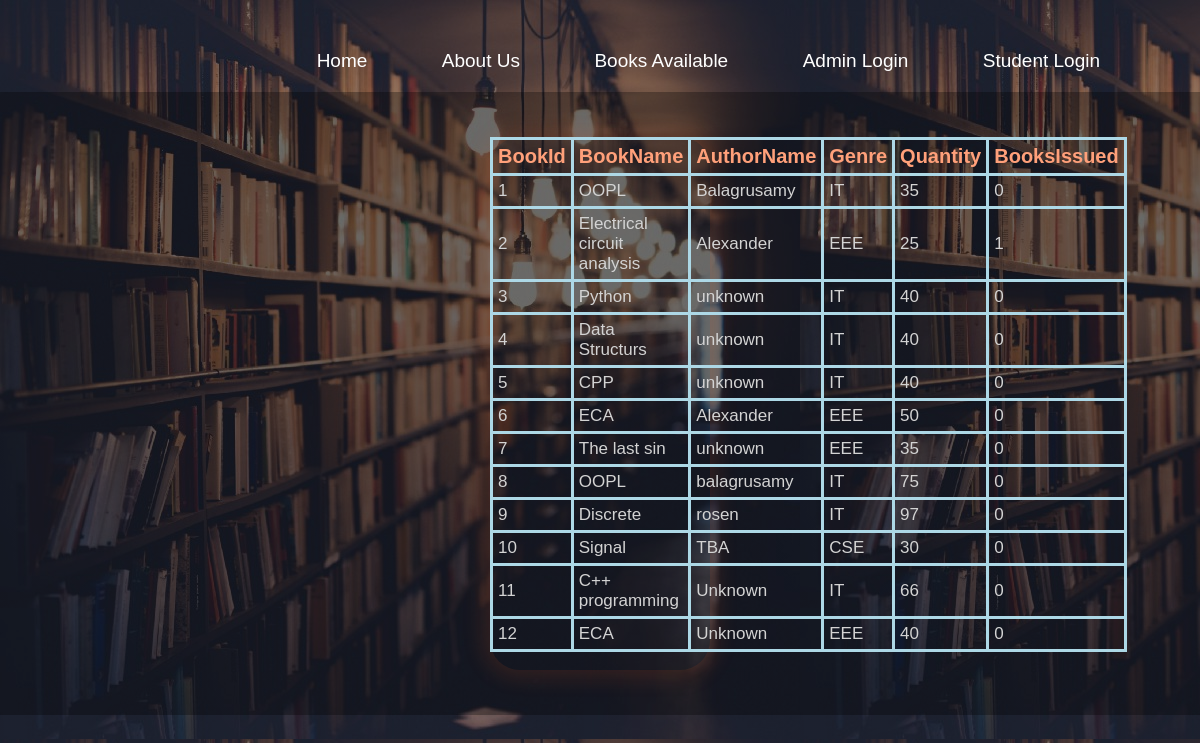
Screenshot of /booksavailable.php with the database file from the repository.
### tables this page shows
CREATE TABLE `books` (
  `bookid` int(50) NOT NULL,
  `title` varchar(100) NOT NULL,
  `author` varchar(200) NOT NULL,
  `genre` varchar(50) NOT NULL,
  `book_quantity` int(225) NOT NULL,
  `noofbooksissued` int(225) NOT NULL
);

### booksavailable.php (the view, shortened to what this page needs)
<html>
    <head>
        <link rel="stylesheet" href="style.css">
    </head>
    <body>
    <div class="full-page">
        <div class="navbar">
           <nav>
                <ul id='MainMenu'>
                   <li><a href='Home.php'>Home</a></li>
                   <li><a href='Aboutus.php'>About Us</a></li>
                   <li><a href='booksavailable.php'>Books Available</a></li>
                   <li><a href='login.php'>Admin Login</a></li>
                   <li><a href='loginstudent.php'>Student Login</a></li>
               </ul>
           </nav>
        </div>
        <div id='login-form' class='login-page'>
            <div class="book-box">
                <div class='button-box'>
<?php
$conn=new mysqli('localhost','root','','lms');
$sql="select * from books";
$records=$conn->query($sql);
if($records->num_rows!=0)
{
    ?>
    <table>
    <tr>
        <th>BookId</th>
        <th>BookName</th>
        <th>AuthorName</th>
        <th>Genre</th>
        <th>Quantity</th>
        <th>BooksIssued</th>
    </tr>
    <?php
    while($row=$records->fetch_assoc())
    {
    ?>
    <tr>
        <td><?php echo $row['bookid'];?></td>
        <td><?php echo $row['title'];?></td>
        <td><?php echo $row['author'];?></td>
        <td><?php echo $row['genre'];?></td>
        <td><?php echo $row['book_quantity'];?></td>
        <td><?php echo $row['noofbooksissued'];?></td>
    </tr>
    <?php
    }
    ?>
    </table>
<?php
}
else
{
    require "Home.php";
     echo "<script>";
    echo "var mydiv=document.getElementById('section');";
    echo "mydiv.innerHTML='<h2 style=\"color: red;\">No record is found.</h2>';";
    echo "</script>";
}
?>
<br>
            </div>
        </div>
    </div>
    </body>
</html>

### style.css (style rules this page uses)
* { margin:0; padding:0; box-sizing: border-box; font-family: 'Josefin Sans', sans-serif; }
body { background-image: linear-gradient(rgba(0, 0, 0, 0.4),rgba(0,0,0,0.4)),url(Library.jpeg); }
body, html { -webkit-touch-callout: none; -webkit-user-select: none; -khtml-user-select: none; -moz-user-select: none; -ms-user-select: none; user-select: none; }
a { user-select: none; -webkit-user-drag: none; }
::placeholder { color: aliceblue; }
.full-page { height:100%; width:100%; background-position: center; position:absolute; }
.navbar { display: flex; align-items: center; padding: 20px; padding-left: 50px; padding-right: 30px; padding-top: 50px; }
nav { flex:1; text-align:right; }
nav ul { display: inline-block; list-style: none; }
nav li { display: inline-block; margin-right:70px; }
nav ul li a { text-decoration: none; font-size: 19px; color:white; font-family: sans-serif; }
a { text-decoration: none; color:palevioletred; font:28px; }
.button-box { width:220px; margin:35px auto; position:relative; box-shadow:0 0 20px 9px #ff61241f; border-radius: 30px; }
.book-box { width:100%; height:auto; position:relative; margin: auto; background: rgba(0, 0, 0, 0.3); padding:10px; overflow: hidden; }

### booksavailable.php (style rules this page uses)
table { width: auto; height:auto; }
table,th,td { padding:5px; border: 3px solid lightblue; border-collapse: collapse; }
th { color:lightsalmon; font-size: 20px; }
td { color:lightgray; font-size: 17px; }

### rows the page displays
books: bookid "1", title "OOPL", author "Balagrusamy", genre "IT", book_quantity "35", noofbooksissued "0"
books: bookid "2", title "Electrical circuit analysis", author "Alexander", genre "EEE", book_quantity "25", noofbooksissued "1"
books: bookid "3", title "Python", author "unknown", genre "IT", book_quantity "40", noofbooksissued "0"
books: bookid "4", title "Data Structurs", author "unknown", genre "IT", book_quantity "40", noofbooksissued "0"
books: bookid "5", title "CPP", author "unknown", genre "IT", book_quantity "40", noofbooksissued "0"
books: bookid "6", title "ECA", author "Alexander", genre "EEE", book_quantity "50", noofbooksissued "0"
books: bookid "7", title "The last sin", author "unknown", genre "EEE", book_quantity "35", noofbooksissued "0"
books: bookid "8", title "OOPL", author "balagrusamy", genre "IT", book_quantity "75", noofbooksissued "0"
books: bookid "9", title "Discrete", author "rosen", genre "IT", book_quantity "97", noofbooksissued "0"
books: bookid "10", title "Signal", author "TBA", genre "CSE", book_quantity "30", noofbooksissued "0"
books: bookid "11", title "C++ programming", author "Unknown", genre "IT", book_quantity "66", noofbooksissued "0"
books: bookid "12", title "ECA", author "Unknown", genre "EEE", book_quantity "40", noofbooksissued "0"
